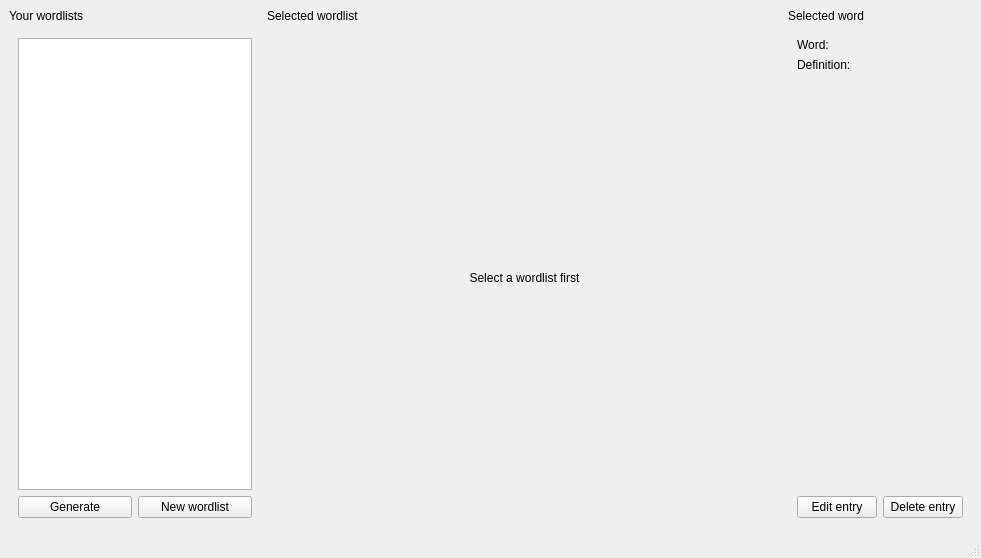
<?xml version="1.0" encoding="UTF-8"?>
<ui version="4.0">
 <class>MainWindow</class>
 <widget class="QMainWindow" name="MainWindow">
  <property name="geometry">
   <rect>
    <x>0</x>
    <y>0</y>
    <width>981</width>
    <height>558</height>
   </rect>
  </property>
  <property name="windowTitle">
   <string>MainWindow</string>
  </property>
  <widget class="QWidget" name="centralwidget">
   <layout class="QHBoxLayout" name="horizontalLayout_2">
    <item>
     <layout class="QGridLayout" name="gridLayout" rowstretch="0,0">
      <item row="0" column="2">
       <widget class="QLabel" name="selected_wordlist_title">
        <property name="text">
         <string>Selected wordlist</string>
        </property>
       </widget>
      </item>
      <item row="1" column="2">
       <widget class="QStackedWidget" name="wordlist_pages">
        <property name="currentIndex">
         <number>0</number>
        </property>
        <widget class="QWidget" name="wordlist_not_selected">
         <layout class="QVBoxLayout" name="verticalLayout_2">
          <item>
           <widget class="QLabel" name="wordlist_not_selected_label">
            <property name="sizePolicy">
             <sizepolicy hsizetype="Expanding" vsizetype="Expanding">
              <horstretch>0</horstretch>
              <verstretch>0</verstretch>
             </sizepolicy>
            </property>
            <property name="text">
             <string>Select a wordlist first</string>
            </property>
            <property name="alignment">
             <set>Qt::AlignCenter</set>
            </property>
           </widget>
          </item>
         </layout>
        </widget>
        <widget class="QWidget" name="wordlist_selected">
         <layout class="QVBoxLayout" name="verticalLayout_3">
          <item>
           <widget class="QListWidget" name="wordlist"/>
          </item>
          <item>
           <layout class="QHBoxLayout" name="horizontalLayout_4">
            <property name="sizeConstraint">
             <enum>QLayout::SetMinimumSize</enum>
            </property>
            <item>
             <widget class="QPushButton" name="use_wordlist_button">
              <property name="text">
               <string>Use this wordlist</string>
              </property>
             </widget>
            </item>
            <item>
             <widget class="QPushButton" name="update_wordlist_button">
              <property name="text">
               <string>Update wordlist</string>
              </property>
             </widget>
            </item>
            <item>
             <widget class="QPushButton" name="delete_wordlist_button">
              <property name="text">
               <string>Delete wordlist</string>
              </property>
             </widget>
            </item>
            <item>
             <widget class="QPushButton" name="generate_definitions_button">
              <property name="text">
               <string>Generate definitions</string>
              </property>
             </widget>
            </item>
            <item>
             <widget class="QPushButton" name="new_entry_button">
              <property name="text">
               <string>New entry</string>
              </property>
             </widget>
            </item>
           </layout>
          </item>
         </layout>
        </widget>
       </widget>
      </item>
      <item row="0" column="0">
       <widget class="QLabel" name="wordlist_title">
        <property name="text">
         <string>Your wordlists</string>
        </property>
       </widget>
      </item>
      <item row="0" column="3">
       <widget class="QLabel" name="selected_entry_title">
        <property name="text">
         <string>Selected word</string>
        </property>
       </widget>
      </item>
      <item row="1" column="3">
       <widget class="QStackedWidget" name="word_pages">
        <property name="currentIndex">
         <number>1</number>
        </property>
        <widget class="QWidget" name="entry_not_selected">
         <layout class="QHBoxLayout" name="horizontalLayout_5">
          <item>
           <widget class="QLabel" name="entry_not_selected_label">
            <property name="text">
             <string>Select a word first</string>
            </property>
            <property name="alignment">
             <set>Qt::AlignCenter</set>
            </property>
           </widget>
          </item>
         </layout>
        </widget>
        <widget class="QWidget" name="entry_selected">
         <layout class="QVBoxLayout" name="verticalLayout_4">
          <item>
           <layout class="QVBoxLayout" name="verticalLayout" stretch="1,0">
            <item>
             <layout class="QVBoxLayout" name="verticalLayout_5">
              <property name="sizeConstraint">
               <enum>QLayout::SetMinimumSize</enum>
              </property>
              <item>
               <widget class="QLabel" name="word_label">
                <property name="text">
                 <string>Word: &lt;word&gt;</string>
                </property>
                <property name="wordWrap">
                 <bool>true</bool>
                </property>
               </widget>
              </item>
              <item>
               <widget class="QLabel" name="definition_label">
                <property name="text">
                 <string>Definition: &lt;definition&gt;</string>
                </property>
                <property name="wordWrap">
                 <bool>true</bool>
                </property>
               </widget>
              </item>
              <item>
               <spacer name="verticalSpacer">
                <property name="orientation">
                 <enum>Qt::Vertical</enum>
                </property>
                <property name="sizeHint" stdset="0">
                 <size>
                  <width>20</width>
                  <height>40</height>
                 </size>
                </property>
               </spacer>
              </item>
             </layout>
            </item>
            <item>
             <layout class="QHBoxLayout" name="horizontalLayout_3">
              <item>
               <widget class="QPushButton" name="edit_entry_button">
                <property name="text">
                 <string>Edit entry</string>
                </property>
               </widget>
              </item>
              <item>
               <widget class="QPushButton" name="delete_entry_button">
                <property name="text">
                 <string>Delete entry</string>
                </property>
               </widget>
              </item>
             </layout>
            </item>
           </layout>
          </item>
         </layout>
        </widget>
       </widget>
      </item>
      <item row="1" column="0">
       <widget class="QStackedWidget" name="stackedWidget">
        <property name="currentIndex">
         <number>0</number>
        </property>
        <widget class="QWidget" name="page">
         <layout class="QVBoxLayout" name="verticalLayout_8">
          <item>
           <layout class="QVBoxLayout" name="verticalLayout_7">
            <item>
             <widget class="QListWidget" name="wordlists"/>
            </item>
            <item>
             <layout class="QHBoxLayout" name="horizontalLayout">
              <item>
               <widget class="QPushButton" name="generate_wordlist_button">
                <property name="text">
                 <string>Generate</string>
                </property>
               </widget>
              </item>
              <item>
               <widget class="QPushButton" name="new_wordlist_button">
                <property name="text">
                 <string>New wordlist</string>
                </property>
               </widget>
              </item>
             </layout>
            </item>
           </layout>
          </item>
         </layout>
        </widget>
        <widget class="QWidget" name="page_2"/>
       </widget>
      </item>
     </layout>
    </item>
   </layout>
  </widget>
  <widget class="QMenuBar" name="menubar">
   <property name="geometry">
    <rect>
     <x>0</x>
     <y>0</y>
     <width>981</width>
     <height>20</height>
    </rect>
   </property>
  </widget>
  <widget class="QStatusBar" name="statusbar"/>
 </widget>
 <resources/>
 <connections/>
</ui>
